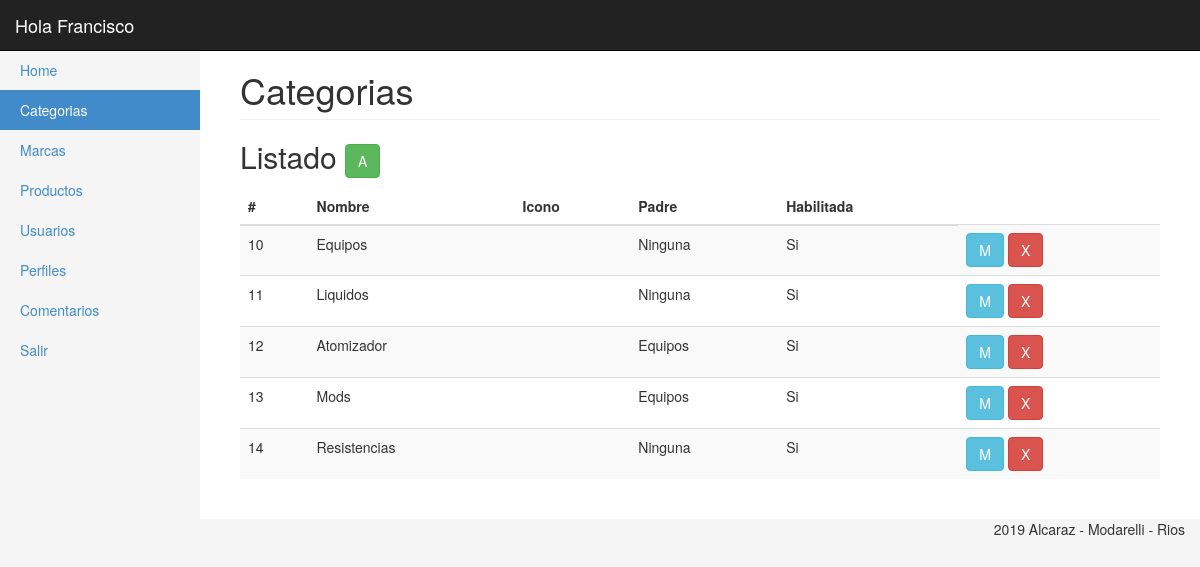
Page /_admin/categorias.php (signed in) on the committed database.
### tables this page shows
CREATE TABLE `categorias` (
  `id_categoria` int(11) NOT NULL,
  `txt_desc` varchar(200) NOT NULL,
  `txt_icon` varchar(255) NOT NULL,
  `id_padre` int(11) NOT NULL DEFAULT '0',
  `sn_habilitada` int(11) NOT NULL
);

### _admin/clases/categorias.php (called while the page is built, shortened)
<?
Class Categoria{
	private $con;
	public function __construct($con){
		$this->con = $con;
	}
	public function getList(){
		$query = "SELECT c.id_categoria, c.txt_desc, c.txt_icon, c.id_padre, c.sn_habilitada, case when c.sn_habilitada = -1 then 'Si' else 'No' end txt_habilitada, IFNULL((select cc.txt_desc from categorias cc where cc.id_categoria = c.id_padre), 'Ninguna') txt_padre
					 FROM categorias c";
        return $this->con->query($query);
	}
}
?>

### _admin/categorias.php (the view, shortened to what this page needs)
<?
require('inc/header.php');
?>
<div class="container-fluid">
    <?$categorysMenu = 'Categorias';
		$categorias = new Categoria($con);
		include('inc/side_bar.php');
    ?>
        <div class="col-sm-9 col-md-10 main">
		  <h1 class="page-header">
            Categorias
          </h1>
			<h2 class="sub-header">Listado
			<?if(in_array('category.add',$_SESSION['usuario']['permisos'])){?>
				<a href="categorias_ae.php"><button type="button" class="btn btn-success" title="Agregar">A</button></a>
			<?}?>
			</h2>
          <div class="table-responsive">
            <table class="table table-striped">
              <thead>
                <tr>
                  <th>#</th>
                  <th>Nombre</th>
				  <th>Icono</th>
				  <th>Padre</th>
				  <th>Habilitada</th>
                </tr>
              </thead>
			  <tbody>
				<?
					foreach($categorias->getList() as $categoria){?>
						<tr>
						  <td><?=$categoria['id_categoria'];?></td>
						  <td><?=$categoria['txt_desc'];?></td>
						  <td><?=$categoria['txt_icon'];?></td>
						  <td><?=$categoria['txt_padre'];?></td>
						  <td><?=$categoria['txt_habilitada'];?></td>
						  <td>
							<?if(in_array('category.edit',$_SESSION['usuario']['permisos'])){?>
								<a href="categorias_ae.php?edit=<?=$categoria['id_categoria']?>"><button type="button" class="btn btn-info" title="Modificar">M</button></a>
							<?}?>
							<?if(in_array('category.del',$_SESSION['usuario']['permisos'])){?>
								<a href="categorias.php?del=<?=$categoria['id_categoria']?>"><button type="button" class="btn btn-danger" title="Borrar">X</button></a>
							<?}?>
					      </td>
						</tr>
				    <?}?>
              </tbody>
            </table>
          </div>
      </div>
	</div>
</div>
<?include('inc/footer.php');?>

### _admin/css/styles.css (style rules this page uses)
body { padding-top: 50px; background-color: #f5f5f5; }
.main { padding: 20px; background-color: #fff; }
@media (min-width: 768px) { .main { padding-right: 40px; padding-left: 40px; } }
.main .page-header { margin-top: 0; }

### rows in the picture
categorias: id_categoria "10", txt_desc "Equipos", txt_padre "Ninguna", txt_habilitada "Si"
categorias: id_categoria "11", txt_desc "Liquidos", txt_padre "Ninguna", txt_habilitada "Si"
categorias: id_categoria "12", txt_desc "Atomizador", txt_padre "Equipos", txt_habilitada "Si"
categorias: id_categoria "13", txt_desc "Mods", txt_padre "Equipos", txt_habilitada "Si"
categorias: id_categoria "14", txt_desc "Resistencias", txt_padre "Ninguna", txt_habilitada "Si"

### other values in the picture
$_SESSION['usuario']['nombre'] "Francisco"
